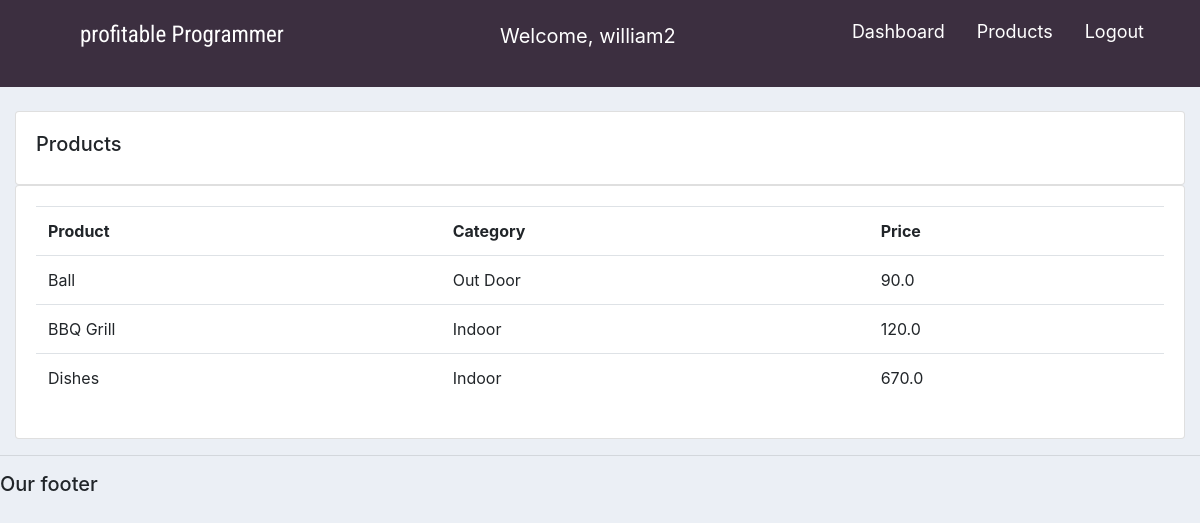
Screenshot of /products/ (signed in) with the database file from the repository.
### accounts/models.py (models this page shows, shortened)
class Product(models.Model):
	CATEGORY = (
			('Indoor', 'Indoor'),
			('Out Door', 'Out Door'),
			)
	name = models.CharField(max_length=200, null=True)
	price = models.FloatField(null=True)
	category = models.CharField(max_length=200, null=True, choices=CATEGORY)
	description = models.CharField(max_length=200, null=True, blank=True)
	date_created = models.DateTimeField(auto_now_add=True, null=True)
	tags = models.ManyToManyField(Tag)

### accounts/decorators.py (the view)
		def wrapper_func(request, *args, **kwargs):
			group = None
			if request.user.groups.exists():
				group = request.user.groups.all()[0].name
			if group in allowed_roles:
				return view_func(request, *args, **kwargs)
			else:
				return HttpResponse('you are not authorised to view this page')

### accounts/views.py (called while the page is built)
@login_required(login_url='login')
@allowed_users(allowed_roles=['admin'])
def products(request):
	products = Product.objects.all()
	return render(request, 'accounts/products.html', {'products':products})

### accounts/templates/accounts/products.html
{%  extends 'accounts/base.html' %}
{% block content %}
		<br>
		<div class="row">
			<div class="col-md">
				<div class="card card-body">
					<h5>Products</h5>
				</div>
				<div class="card card-body">
					<table class="table">
						<tr>
							<th>Product</th>
							<th>Category</th>
							<th>Price</th>
						</tr>
						{% for i in products %}
							<tr>
								<td>{{i.name}}</td>
								<td>{{i.category}}</td>
								<td>{{i.price}}</td>
							</tr>
						{% endfor %}
					</table>
				</div>
			</div>
		</div>
{% endblock content %}

### accounts/templates/accounts/navbar.html (shortened to what this page needs)
{% load static %}
<!DOCTYPE html>
<html>
<head>
    <link rel="stylesheet"  href="https://stackpath.bootstrapcdn.com/font-awesome/4.7.0/css/font-awesome.min.css">
</head>
<body>
    <nav>
        <ul>
             {% if request.user.is_staff %}
          <li class="logo">profitable Programmer</li>
          <li class="items"><a href="{% url 'home' %}">Dashboard</a></li>
          <li class="items"><a href="{% url 'products' %}">Products</a></li>
          <li class="items"><a  href="{% url 'logout' %}">Logout</a></li>
          <li id="greet" >Welcome, {{request.user}}</li>
              {% else %}
          <li class="logo">profitable Programmer</li>
          <li class="items" ><a href="{% url 'account' %}">Settings</a></li>
          <li class="items" ><a  href="{% url 'logout' %}">Logout</a></li>
          <li id="greet">Welcome, {{request.user}}</li>
          <li class="btn"><i class="fa fa-bars" aria-hidden="true"></i></li>
               {% endif %}
        </ul>
    </nav>
</body>
</html>

### static/css/main.css (style rules this page uses)
body { background-color: #ebeff5; }

### static/css/navbar.css (style rules this page uses)
nav { background: #3c2f40; padding: 3px 40px; }
nav ul { list-style: none; display: flex; flex-wrap: wrap; justify-content: center; transition: all 0.3s; }
nav ul li { padding: 15px 0; cursor: pointer; }
nav ul li.items { position: relative; width: auto; margin: 0 16px; text-align: left; order: 3; }
nav ul li.items:after { position: absolute; content: ''; left: 0; bottom: 9px; height: 2px; width: 100%; background: #33ffff; opacity: 0; transition: all 0.2s linear; }
nav ul li.logo { flex: 1; color: #fff; font-size: 23px; font-weight: 500px; font-family: 'Roboto Condensed', sans-serif; cursor: default; user-select: none; }
nav ul li a { color: #ffffff; font-size: 18px; text-decoration: none; }
#greet { color: #fff; font-size: 20px; font-weight: 18px; flex: 0.8; padding-top: 18px; }

### rows the page displays
Product: name "Ball", category "Out Door", price "90.0"
Product: name "BBQ Grill", category "Indoor", price "120.0"
Product: name "Dishes", category "Indoor", price "670.0"

### other values shown
{{ request.user }} "william2"
